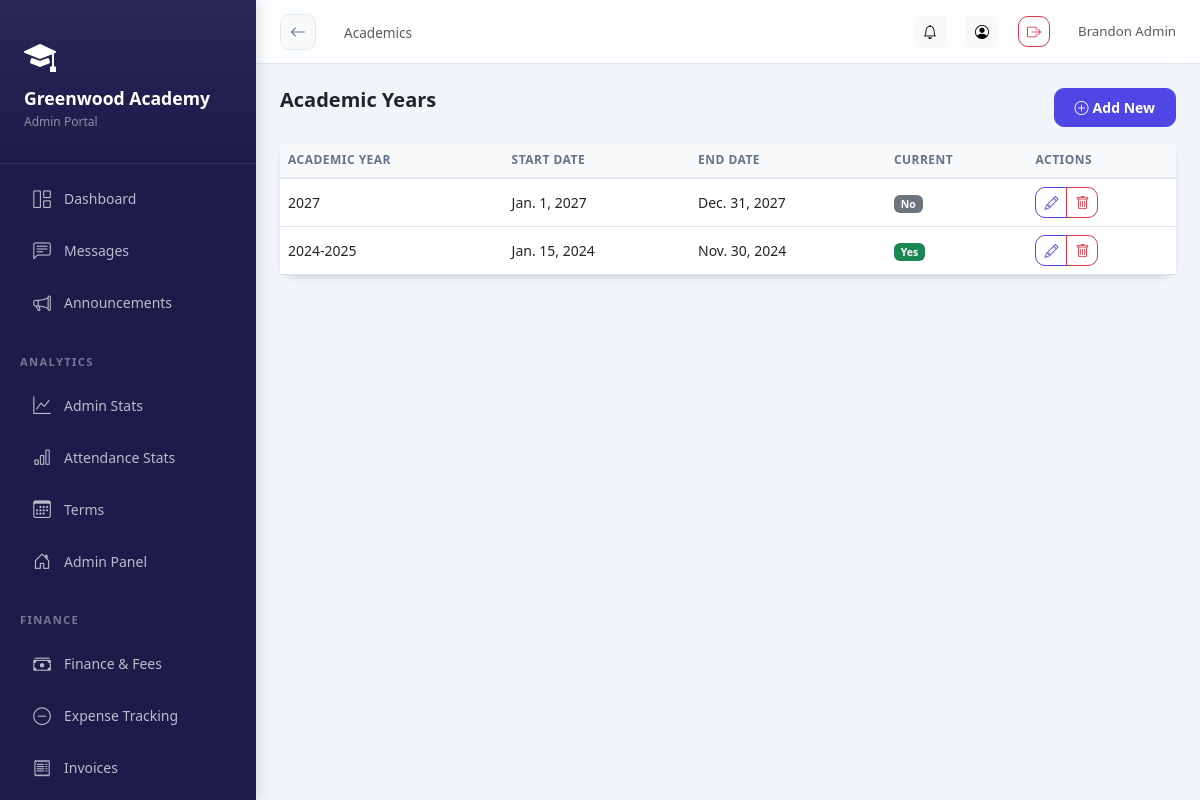
The page /academics/years/ (signed in) on the database as committed earlier.
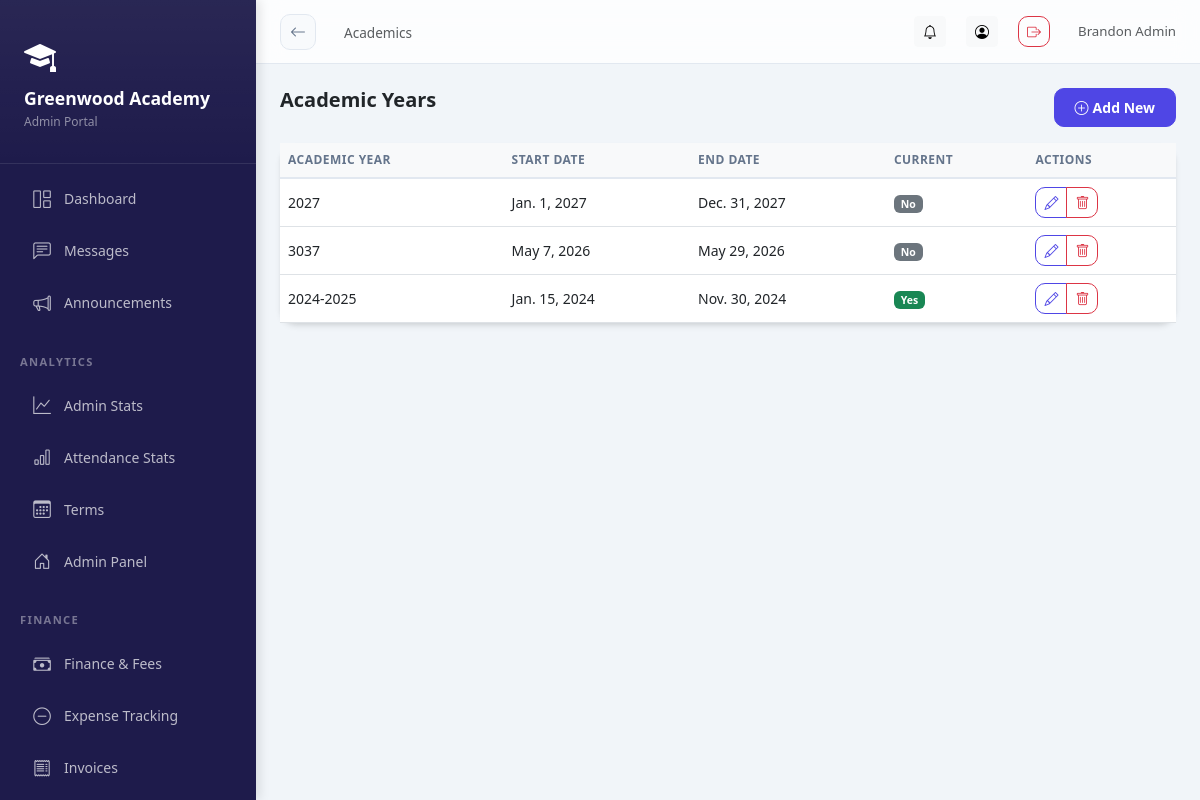
The same page on the database as committed later.
### academics/models.py (models this page shows)
class AcademicYear(SyncBaseModel):
    school = models.ForeignKey(School, on_delete=models.CASCADE, related_name='academic_years')
    name = models.CharField(max_length=50)  # e.g., "2024-2025"
    start_date = models.DateField()
    end_date = models.DateField()
    is_current = models.BooleanField(default=False)
    objects = TenantManager()
    all_objects = models.Manager()
    class Meta:
        ordering = ['-start_date']
    def __str__(self):
        return f"{self.name} - {self.school.name}"

### academics/views.py (the view)
# urls.py: path('years/', views.AcademicYearListView.as_view(), name='academic_year_list'),
@method_decorator(login_required, name='dispatch')
class AcademicYearListView(ListView):
    model = AcademicYear
    template_name = 'academics/academic_year_list.html'
    context_object_name = 'academic_years'
    def get_queryset(self):
        return AcademicYear.objects.filter(school=self.request.school)

### core/models.py (called while the page is built)
    def get_queryset(self):
        queryset = super().get_queryset()
        school = get_current_school()
        if school:
            return queryset.filter(school=school)
        return queryset

### schools/context_processors.py (called while the page is built)
def school_context(request):
    school = getattr(request, 'school', None)
    school_role = ''
    if school and request.user.is_authenticated:
        try:
            su = SchoolUser.objects.get(user=request.user, school=school, is_active=True)
            school_role = su.role
        except SchoolUser.DoesNotExist:
            pass
    return {
        'current_school': school,
        'school_role': school_role,
    }

### academics/templates/academics/academic_year_list.html (shortened to what this page needs)
{% extends 'base_dashboard.html' %}
{% block page_title %}Academics{% endblock %}
{% block content %}
<div class="d-flex justify-content-between mb-3">
<h5 class="fw-bold mb-0">{% if 'list' in 'academic_year_list' %}{% if 'year' in 'academic_year_list' %}Academic Years{% elif 'level' in 'academic_year_list' %}Class Levels{% elif 'subject' in 'academic_year_list' %}Subjects{% elif 'section' in 'academic_year_list' %}Class Sections{% elif 'assignment' in 'academic_year_list' %}Teacher Assignments{% endif %}{% endif %}</h5>
{% if 'list' in 'academic_year_list' %}<a href="{% if 'year' in 'academic_year_list' %}{% url 'academics:academic_year_add' %}{% elif 'level' in 'academic_year_list' %}{% url 'academics:class_level_add' %}{% elif 'subject' in 'academic_year_list' %}{% url 'academics:subject_add' %}{% elif 'section' in 'academic_year_list' %}{% url 'academics:class_section_add' %}{% elif 'assignment' in 'academic_year_list' %}{% url 'academics:teacher_assignment_add' %}{% endif %}" class="btn btn-primary btn-sm"><i class="bi bi-plus-circle me-1"></i>Add New</a>{% endif %}
</div>
{% if 'list' in 'academic_year_list' %}
<div class="card"><div class="table-responsive"><table class="table table-hover mb-0">
<thead class="table-light"><tr><th>Academic Year</th><th>Start Date</th><th>End Date</th><th>Current</th><th>Actions</th></tr></thead>
<tbody>
{% for obj in academic_years %}
<tr>
  <td>{{ obj.name }}</td>
  <td>{{ obj.start_date }}</td>
  <td>{{ obj.end_date }}</td>
  <td>
    {% if obj.is_current %}
      <span class="badge bg-success">Yes</span>
    {% else %}
      <span class="badge bg-secondary">No</span>
    {% endif %}
  </td>
  <td>
    <div class="btn-group btn-group-sm">
        <a href="{% url 'academics:academic_year_edit' obj.pk %}" class="btn btn-outline-primary" title="Edit">
          <i class="bi bi-pencil"></i>
        </a>
        <a href="{% url 'academics:academic_year_delete' obj.pk %}" class="btn btn-outline-danger" onclick="return confirm('Delete {{ obj }}?');" title="Delete">
          <i class="bi bi-trash"></i>
        </a>
    </div>
  </td>
</tr>
{% empty %}<tr><td colspan="5" class="text-center py-4 text-muted">No academic years yet.</td></tr>
{% endfor %}
</tbody>
</table></div></div>
{% endif %}
{% endblock %}

Rows that differ between the two databases and show on the page:
added AcademicYear: name "3037", start_date "May 7, 2026", end_date "May 29, 2026", is_current "No"
